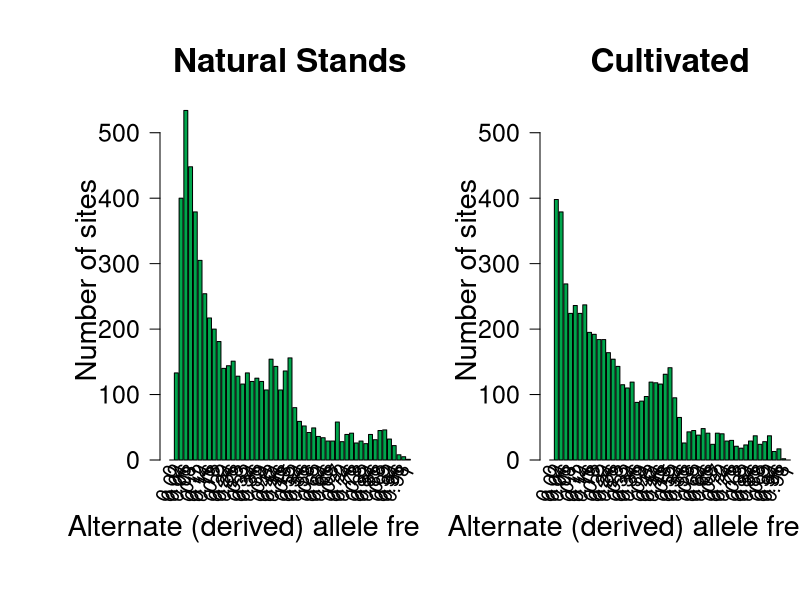

The R script that drew this image:
library(data.table)

# Alternate allele frequency (bins)--number refects first allele freq of that bin
# Originally, we used bin sizes of 0.10 but switched to 0.02-sized bins at the suggestion of a collaborator
x = seq(from = 0, to = 1, by = 0.02)

# Number of sites in each bin represented above
# These numbers (commented out) are from when the cultivated and natural stands were combined and include Big Fork River temporal samples, and Zizania aquatica
#y = c(1673, 1261, 768, 587, 679, 370, 161, 216, 145, 95, 0)
ns <- c(0, 133, 400, 534, 448, 379, 305, 254, 217, 200, 181, 140, 144, 151, 128, 116, 133, 120, 125, 120, 107, 154,
             143, 107, 136, 156, 80, 59, 52, 42, 49, 36, 34, 29, 29, 58, 28, 39, 41, 26, 29, 25, 39, 31, 45, 46, 32, 22, 8, 5, 1)


cm <- c(0, 398, 379, 269, 224, 236, 224, 237, 195, 192, 184, 184, 164, 154, 143, 115, 110, 119, 88, 90, 97, 119, 118, 116, 131,
             141, 95, 65, 26, 43, 45, 38, 48, 41, 24, 41, 40, 29, 30, 21, 18, 23, 29, 37, 24, 28, 37, 13, 17, 2, 0)


data_ns <- as.data.table(cbind(alt_freq = x, count = ns))
data_cm <- as.data.table(cbind(alt_freq = x, count = cm))



pdf("220418_site_spectrum_frequency_separate_classes.pdf", height = 10, width = 26)
par(oma = c(1,2,1,0))
par(mar = c(6,6,4,0))
layout(matrix(c(1, 2), nrow = 1), widths = c(10,10))
midpoints <- data_ns[, barplot(names = alt_freq, height = count,
               xlab = "Alternate (derived) allele frequency",
               ylab = "Number of sites",
               main = "Natural Stands",
               ylim = c(0,550),
               xaxt = 'n',
               las = 1,
               cex.main = 2,
               cex.lab = 1.75,
               cex.axis = 1.5,
               col = "#00a54c")]
text(x = midpoints,
     ## Move labels to just below bottom of chart.
     y = par("usr")[3] - 10,
     ## Use names from the data list.
     labels = seq(from = 0, to = 1, by = 0.02),
     ## Change the clipping region.
     xpd = NA,
     ## Rotate the labels by 35 degrees.
     srt = 65,
     ## Adjust the labels to almost 100% right-justified.
     adj = 0.965,
     ## Increase label size.
     cex = 1.2,
     # Color axis labels
     col = "black")
midpoints <- data_cm[, barplot(names = alt_freq, height = count,
                  xlab = "Alternate (derived) allele frequency",
                  ylab = "Number of sites",
                  main = "Cultivated",
                  ylim = c(0,550),
                  xaxt = 'n',
                  las = 1,
                  cex.main = 2,
                  cex.lab = 1.75,
                  cex.axis = 1.5,
                  col = "#00a54c")]
# Add labels
text(x = midpoints,
     ## Move labels to just below bottom of chart.
     y = par("usr")[3] - 10,
     ## Use names from the data list.
     labels = seq(from = 0, to = 1, by = 0.02),
     ## Change the clipping region.
     xpd = NA,
     ## Rotate the labels by 35 degrees.
     srt = 65,
     ## Adjust the labels to almost 100% right-justified.
     adj = 0.965,
     ## Increase label size.
     cex = 1.2,
     # Color axis labels
     col = "black")
dev.off()
